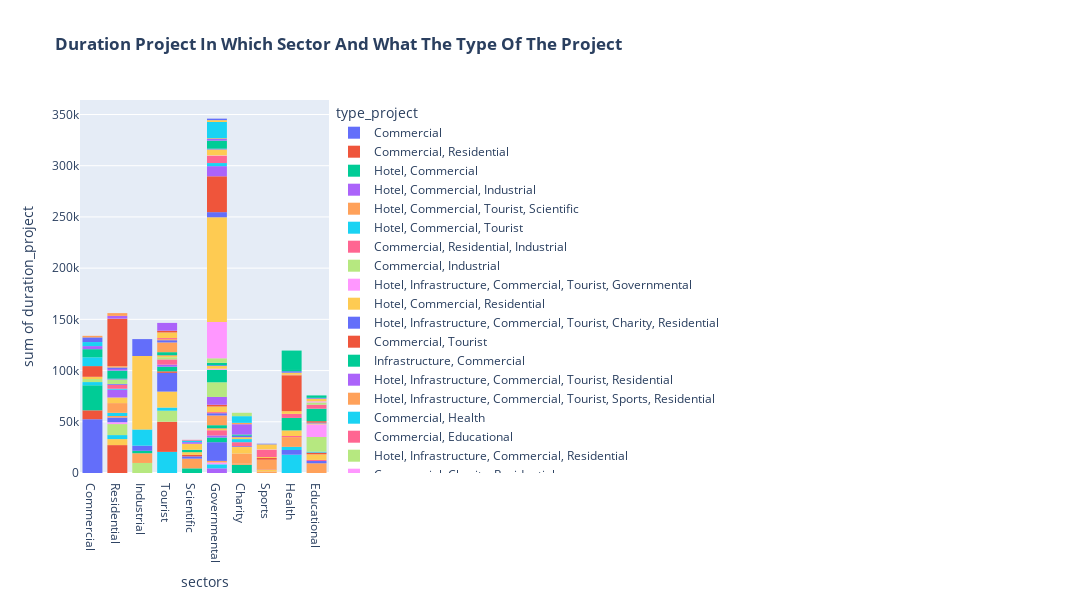

The code cell stored with this chart in its notebook:
### Code cell
# 3- Interactive Plot (Stacked Bar) shows Duration Project Of Each Sector and what the Type of the Project 

px.histogram(
    data_frame = df, # data
    x = "sectors", # x value
    y = "duration_project", # y value
    color = "type_project", # Assign Color Marks 
    width=1700, height=600,
    title = "<b>Duration Project In Which Sector And What The Type Of The Project</b>"
    )
